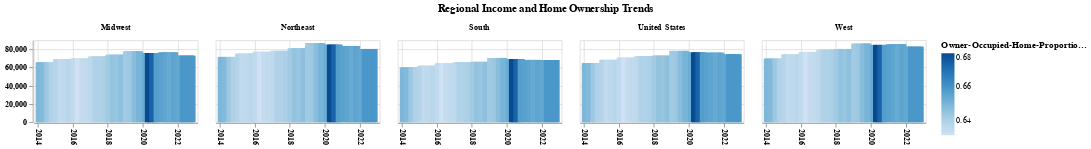

Here is the notebook cell this chart was saved with:
### Code cell
full_df['Owner-Occupied-Home-Proportion-dec'] = full_df['Owner-Occupied-Home-Proportion']/100

full_df['Year-Month'] = full_df['Year'].astype(str) + '-' + full_df['Month']
full_df['Year-Month'] = pd.to_datetime(full_df['Year-Month'], format='%Y-%B').dt.date
full_df['Year-Month'] = full_df['Year-Month'].astype(str)
chart = alt.Chart(full_df).mark_bar().encode(
    x=alt.X('Year-Month:T', axis=alt.Axis(labelAngle=90, labelFontWeight='bold'), title=''),
    y=alt.Y('average(Median Income - 2022 Dollars):Q', axis=alt.Axis(labelFontWeight='bold'), title=''),
    color='Owner-Occupied-Home-Proportion-dec:Q'
).properties(
    width=200,
    height=100
).facet( 
    column=alt.Column('Region:O', sort=['United States','Northeast','South','Midwest','West'], header=alt.Header(labelFontWeight='bold'), title=''), 
    title=alt.TitleParams('Regional Income and Home Ownership Trends', anchor='middle', baseline='line-top', lineHeight=1)
)
display(chart)

### Figure 1 — Vega-Lite specification as saved in the notebook (floating-point values rounded to 4 significant figures; data arrays with more than 128 entries replaced by an {"elided": "..."} marker saying what was removed)
{"config": {"view": {"continuousWidth": 300, "continuousHeight": 300}}, "data": {"name": "data-7297d0081f2d58541e6b185ace698ead"}, "facet": {"column": {"field": "Region", "header": {"labelFontWeight": "bold"}, "sort": ["United States", "Northeast", "South", "Midwest", "West"], "title": "", "type": "ordinal"}}, "spec": {"mark": {"type": "bar"}, "encoding": {"color": {"field": "Owner-Occupied-Home-Proportion-dec", "type": "quantitative"}, "x": {"axis": {"labelAngle": 90, "labelFontWeight": "bold"}, "field": "Year-Month", "title": "", "type": "temporal"}, "y": {"aggregate": "average", "axis": {"labelFontWeight": "bold"}, "field": "Median Income - 2022 Dollars", "title": "", "type": "quantitative"}}, "height": 100, "width": 200}, "title": {"text": "Regional Income and Home Ownership Trends", "anchor": "middle", "baseline": "line-top", "lineHeight": 1}, "$schema": "https://vega.github.io/schema/vega-lite/v5.8.0.json", "datasets": {"data-7297d0081f2d58541e6b185ace698ead": {"elided": "1575 records"}}}
